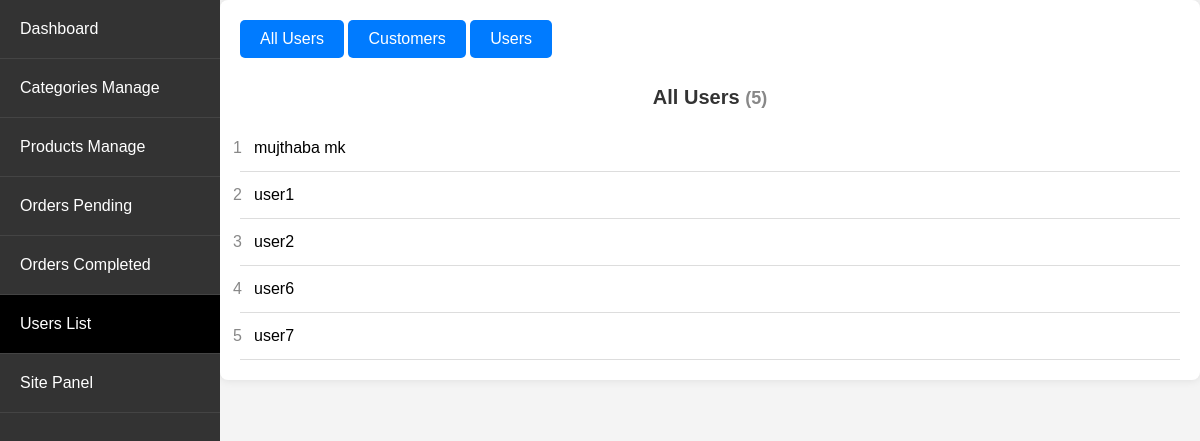
/admin_app/admin_app/users/ (signed in), run on an earlier commit of the app's database.
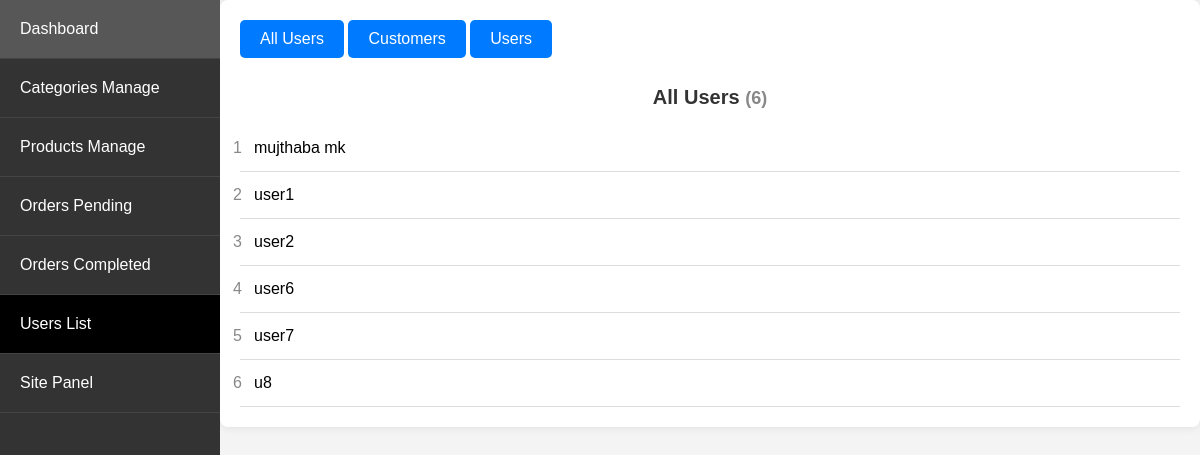
And on a later commit of the database.
### store/models.py (models this page shows, shortened)
class Customer(models.Model):
    user = models.OneToOneField(User, on_delete=models.CASCADE)
    name = models.CharField(max_length=200, null=True)
    contact_number = models.CharField(max_length=12, unique=True, null=True)

### admin_app/views.py (the view)
# urls.py: path('admin_app/users/', views.users_list, name='users_list'),
@login_required
@user_passes_test(is_admin)
def users_list(request):
    total_users = Customer.objects.all()
    complete_orders = Order.objects.filter(complete=True)
    customer_ids_with_complete_orders = set(complete_orders.values_list('customer_id', flat=True))
    customers_with_complete_orders = Customer.objects.filter(id__in=customer_ids_with_complete_orders)
    only_users = total_users.exclude(id__in=customer_ids_with_complete_orders)
    return render(request, 'admin_app/users_list.html', {
        'total_users': total_users,
        'customers_with_complete_orders': customers_with_complete_orders,
        'only_users': only_users
    })

### admin_app/views.py (called while the page is built)
def is_admin(user):
    return user.is_superuser

### store/context_processors.py (called while the page is built)
def menu_link(request): # this function don't wanna call to work, it's defined in setting to work
    links_list = Category.objects.annotate(
        num_products=Count('product', filter=Q(product__active=True, product__stock__gt=0))
    ).filter(num_products__gt=0).order_by('name')  # Add an order_by clause here
    paginator3 = Paginator(links_list, 8)
    try:
        page = int(request.GET.get('page', '1'))
    except:
        page = 1
    try:
        links = paginator3.page(page)
    except (InvalidPage, EmptyPage):
        links = paginator3.page(paginator3.num_pages)
    return dict(links=links)

def cart_data(request):
    data = cartData(request)
    cartItems = data['cartItems']
    return {'cartItems': cartItems}

def wishlist_count(request):
    if request.user.is_authenticated:
        wishlist_count = Wishlist.objects.filter(user=request.user).count()
    else:
        cookie_data = cookieWishlist(request)
        wishlist_count = cookie_data['wishlist_count']
    return {'wishlist_count': wishlist_count}

### admin_app/templates/admin_app/users_list.html (shortened to what this page needs)
{% extends 'admin_app/base_admin.html' %}
{% block content %}
<div class="navbar">
    <a class="button" href="#total_users" onclick="showSection('total_users')">All Users</a>
    <a class="button" href="#customers_with_complete_orders" onclick="showSection('customers_with_complete_orders')">Customers</a>
    <a class="button" href="#only_users" onclick="showSection('only_users')">Users</a>
</div>
<div class="content">
    <div id="total_users" class="section">
        <h1 class="section-title">All Users <span class="section-count">({{ total_users|length }})</span></h1>
        <ol>
            {% for user in total_users %}
            <li><span class="item-number">{{ forloop.counter }}  </span> {{ user.name }}</li>
            {% endfor %}
        </ol>
    </div>
</div>
{% endblock %}

What changed in the data, as far as the page shows it:
added Customer: name "u8"
Also different on the page:
{{ total_users|length }}: "5" → "6"
